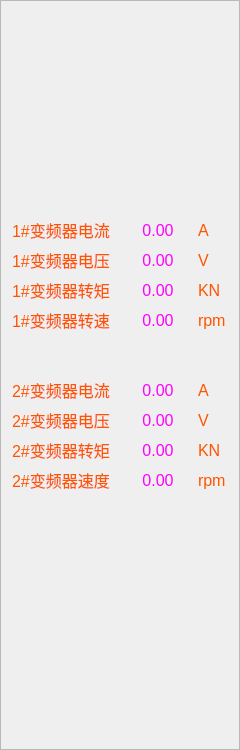
    <widget class="QFrame" name="frame_Right">
     <property name="minimumSize">
      <size>
       <width>230</width>
       <height>750</height>
      </size>
     </property>
     <property name="maximumSize">
      <size>
       <width>240</width>
       <height>16777215</height>
      </size>
     </property>
     <property name="frameShape">
      <enum>QFrame::StyledPanel</enum>
     </property>
     <property name="frameShadow">
      <enum>QFrame::Raised</enum>
     </property>
     <layout class="QGridLayout" name="gridLayout_2">
      <item row="0" column="0">
       <layout class="QVBoxLayout" name="verticalLayout_3">
        <item>
         <spacer name="verticalSpacer_r_T">
          <property name="orientation">
           <enum>Qt::Vertical</enum>
          </property>
          <property name="sizeHint" stdset="0">
           <size>
            <width>20</width>
            <height>40</height>
           </size>
          </property>
         </spacer>
        </item>
        <item>
         <layout class="QVBoxLayout" name="verticalLayout">
          <property name="spacing">
           <number>10</number>
          </property>
          <item>
           <layout class="QHBoxLayout" name="horizontalLayout_12">
            <item>
             <widget class="QLabel" name="label_1A">
              <property name="minimumSize">
               <size>
                <width>110</width>
                <height>20</height>
               </size>
              </property>
              <property name="maximumSize">
               <size>
                <width>110</width>
                <height>20</height>
               </size>
              </property>
              <property name="font">
               <font>
                <pointsize>12</pointsize>
               </font>
              </property>
              <property name="styleSheet">
               <string notr="true">color: rgb(255, 85, 0);</string>
              </property>
              <property name="text">
               <string>1#变频器电流</string>
              </property>
             </widget>
            </item>
            <item>
             <widget class="QLabel" name="label_1AV">
              <property name="minimumSize">
               <size>
                <width>60</width>
                <height>20</height>
               </size>
              </property>
              <property name="maximumSize">
               <size>
                <width>60</width>
                <height>20</height>
               </size>
              </property>
              <property name="font">
               <font>
                <pointsize>12</pointsize>
               </font>
              </property>
              <property name="styleSheet">
               <string notr="true">color: rgb(255, 0, 255);</string>
              </property>
              <property name="text">
               <string>0.00</string>
              </property>
              <property name="alignment">
               <set>Qt::AlignCenter</set>
              </property>
             </widget>
            </item>
            <item>
             <widget class="QLabel" name="label_1AVR">
              <property name="minimumSize">
               <size>
                <width>30</width>
                <height>20</height>
               </size>
              </property>
              <property name="maximumSize">
               <size>
                <width>30</width>
                <height>20</height>
               </size>
              </property>
              <property name="font">
               <font>
                <pointsize>12</pointsize>
               </font>
              </property>
              <property name="styleSheet">
               <string notr="true">color: rgb(255, 85, 0);</string>
              </property>
              <property name="text">
               <string>A</string>
              </property>
             </widget>
            </item>
           </layout>
          </item>
          <item>
           <layout class="QHBoxLayout" name="horizontalLayout_23">
            <item>
             <widget class="QLabel" name="label_39">
              <property name="minimumSize">
               <size>
                <width>110</width>
                <height>20</height>
               </size>
              </property>
              <property name="maximumSize">
               <size>
                <width>110</width>
                <height>20</height>
               </size>
              </property>
              <property name="font">
               <font>
                <pointsize>12</pointsize>
               </font>
              </property>
              <property name="styleSheet">
               <string notr="true">color: rgb(255, 85, 0);</string>
              </property>
              <property name="text">
               <string>1#变频器电压</string>
              </property>
             </widget>
            </item>
            <item>
             <widget class="QLabel" name="label_40">
              <property name="minimumSize">
               <size>
                <width>60</width>
                <height>20</height>
               </size>
              </property>
              <property name="maximumSize">
               <size>
                <width>60</width>
                <height>20</height>
               </size>
              </property>
              <property name="font">
               <font>
                <pointsize>12</pointsize>
               </font>
              </property>
              <property name="styleSheet">
               <string notr="true">color: rgb(255, 0, 255);</string>
              </property>
              <property name="text">
               <string>0.00</string>
              </property>
              <property name="alignment">
               <set>Qt::AlignCenter</set>
              </property>
             </widget>
            </item>
            <item>
             <widget class="QLabel" name="label_41">
              <property name="minimumSize">
               <size>
                <width>30</width>
                <height>20</height>
               </size>
              </property>
              <property name="maximumSize">
               <size>
                <width>30</width>
                <height>20</height>
               </size>
              </property>
              <property name="font">
               <font>
                <pointsize>12</pointsize>
               </font>
              </property>
              <property name="styleSheet">
               <string notr="true">color: rgb(255, 85, 0);</string>
              </property>
              <property name="text">
               <string>V</string>
              </property>
             </widget>
            </item>
           </layout>
          </item>
          <item>
           <layout class="QHBoxLayout" name="horizontalLayout_35">
            <item>
             <widget class="QLabel" name="label_42">
              <property name="minimumSize">
               <size>
                <width>110</width>
                <height>20</height>
               </size>
              </property>
              <property name="maximumSize">
               <size>
                <width>110</width>
                <height>20</height>
               </size>
              </property>
              <property name="font">
               <font>
                <pointsize>12</pointsize>
               </font>
              </property>
              <property name="styleSheet">
               <string notr="true">color: rgb(255, 85, 0);</string>
              </property>
              <property name="text">
               <string>1#变频器转矩</string>
              </property>
             </widget>
            </item>
            <item>
             <widget class="QLabel" name="label_43">
              <property name="minimumSize">
               <size>
                <width>60</width>
                <height>20</height>
               </size>
              </property>
              <property name="maximumSize">
               <size>
                <width>60</width>
                <height>20</height>
               </size>
              </property>
              <property name="font">
               <font>
                <pointsize>12</pointsize>
               </font>
              </property>
              <property name="styleSheet">
               <string notr="true">color: rgb(255, 0, 255);</string>
              </property>
              <property name="text">
               <string>0.00</string>
              </property>
              <property name="alignment">
               <set>Qt::AlignCenter</set>
              </property>
             </widget>
            </item>
            <item>
             <widget class="QLabel" name="label_44">
              <property name="minimumSize">
               <size>
                <width>30</width>
                <height>20</height>
               </size>
              </property>
              <property name="maximumSize">
               <size>
                <width>30</width>
                <height>20</height>
               </size>
              </property>
              <property name="font">
               <font>
                <pointsize>12</pointsize>
               </font>
              </property>
              <property name="styleSheet">
               <string notr="true">color: rgb(255, 85, 0);</string>
              </property>
              <property name="text">
               <string>KN</string>
              </property>
             </widget>
            </item>
           </layout>
          </item>
          <item>
           <layout class="QHBoxLayout" name="horizontalLayout_38">
            <item>
             <widget class="QLabel" name="label_51">
              <property name="minimumSize">
               <size>
                <width>110</width>
                <height>20</height>
               </size>
              </property>
              <property name="maximumSize">
               <size>
                <width>110</width>
                <height>20</height>
               </size>
              </property>
              <property name="font">
               <font>
                <pointsize>12</pointsize>
               </font>
              </property>
              <property name="styleSheet">
               <string notr="true">color: rgb(255, 85, 0);</string>
              </property>
              <property name="text">
               <string>1#变频器转速</string>
              </property>
             </widget>
            </item>
            <item>
             <widget class="QLabel" name="label_52">
              <property name="minimumSize">
               <size>
                <width>60</width>
                <height>20</height>
               </size>
              </property>
              <property name="maximumSize">
               <size>
                <width>60</width>
                <height>20</height>
               </size>
              </property>
              <property name="font">
               <font>
                <pointsize>12</pointsize>
               </font>
              </property>
              <property name="styleSheet">
               <string notr="true">color: rgb(255, 0, 255);</string>
              </property>
              <property name="text">
               <string>0.00</string>
              </property>
              <property name="alignment">
               <set>Qt::AlignCenter</set>
              </property>
             </widget>
            </item>
            <item>
             <widget class="QLabel" name="label_53">
              <property name="minimumSize">
               <size>
                <width>30</width>
                <height>20</height>
               </size>
              </property>
              <property name="maximumSize">
               <size>
                <width>30</width>
                <height>20</height>
               </size>
              </property>
              <property name="font">
               <font>
                <pointsize>12</pointsize>
               </font>
              </property>
              <property name="styleSheet">
               <string notr="true">color: rgb(255, 85, 0);</string>
              </property>
              <property name="text">
               <string>rpm</string>
              </property>
             </widget>
            </item>
           </layout>
          </item>
          <item>
           <spacer name="verticalSpacer_4">
            <property name="orientation">
             <enum>Qt::Vertical</enum>
            </property>
            <property name="sizeHint" stdset="0">
             <size>
              <width>20</width>
              <height>40</height>
             </size>
            </property>
           </spacer>
          </item>
          <item>
           <layout class="QHBoxLayout" name="horizontalLayout_36">
            <item>
             <widget class="QLabel" name="label_45">
              <property name="minimumSize">
               <size>
                <width>110</width>
                <height>20</height>
               </size>
              </property>
              <property name="maximumSize">
               <size>
                <width>110</width>
                <height>20</height>
               </size>
              </property>
              <property name="font">
               <font>
                <pointsize>12</pointsize>
               </font>
              </property>
              <property name="styleSheet">
               <string notr="true">color: rgb(255, 85, 0);</string>
              </property>
              <property name="text">
               <string>2#变频器电流</string>
              </property>
             </widget>
            </item>
            <item>
             <widget class="QLabel" name="label_46">
              <property name="minimumSize">
               <size>
                <width>60</width>
                <height>20</height>
               </size>
              </property>
              <property name="maximumSize">
               <size>
                <width>60</width>
                <height>20</height>
               </size>
              </property>
              <property name="font">
               <font>
                <pointsize>12</pointsize>
               </font>
              </property>
              <property name="styleSheet">
               <string notr="true">color: rgb(255, 0, 255);</string>
              </property>
              <property name="text">
               <string>0.00</string>
              </property>
              <property name="alignment">
               <set>Qt::AlignCenter</set>
              </property>
             </widget>
            </item>
            <item>
             <widget class="QLabel" name="label_47">
              <property name="minimumSize">
               <size>
                <width>30</width>
                <height>20</height>
               </size>
              </property>
              <property name="maximumSize">
               <size>
                <width>30</width>
                <height>20</height>
               </size>
              </property>
              <property name="font">
               <font>
                <pointsize>12</pointsize>
               </font>
              </property>
              <property name="styleSheet">
               <string notr="true">color: rgb(255, 85, 0);</string>
              </property>
              <property name="text">
               <string>A</string>
              </property>
             </widget>
            </item>
           </layout>
          </item>
          <item>
           <layout class="QHBoxLayout" name="horizontalLayout_37">
            <item>
             <widget class="QLabel" name="label_48">
              <property name="minimumSize">
               <size>
                <width>110</width>
                <height>20</height>
               </size>
              </property>
              <property name="maximumSize">
               <size>
                <width>110</width>
                <height>20</height>
               </size>
              </property>
              <property name="font">
               <font>
                <pointsize>12</pointsize>
               </font>
              </property>
              <property name="styleSheet">
               <string notr="true">color: rgb(255, 85, 0);</string>
              </property>
              <property name="text">
               <string>2#变频器电压</string>
              </property>
             </widget>
            </item>
            <item>
             <widget class="QLabel" name="label_49">
              <property name="minimumSize">
               <size>
                <width>60</width>
                <height>20</height>
               </size>
              </property>
              <property name="maximumSize">
               <size>
                <width>60</width>
                <height>20</height>
               </size>
              </property>
              <property name="font">
               <font>
                <pointsize>12</pointsize>
               </font>
              </property>
              <property name="styleSheet">
               <string notr="true">color: rgb(255, 0, 255);</string>
              </property>
              <property name="text">
               <string>0.00</string>
              </property>
              <property name="alignment">
               <set>Qt::AlignCenter</set>
              </property>
             </widget>
            </item>
            <item>
             <widget class="QLabel" name="label_50">
              <property name="minimumSize">
               <size>
                <width>30</width>
                <height>20</height>
               </size>
              </property>
              <property name="maximumSize">
               <size>
                <width>30</width>
                <height>20</height>
               </size>
              </property>
              <property name="font">
               <font>
                <pointsize>12</pointsize>
               </font>
              </property>
              <property name="styleSheet">
               <string notr="true">color: rgb(255, 85, 0);</string>
              </property>
              <property name="text">
               <string>V</string>
              </property>
             </widget>
            </item>
           </layout>
          </item>
          <item>
           <layout class="QHBoxLayout" name="horizontalLayout_41">
            <item>
             <widget class="QLabel" name="label_60">
              <property name="minimumSize">
               <size>
                <width>110</width>
                <height>20</height>
               </size>
              </property>
              <property name="maximumSize">
               <size>
                <width>110</width>
                <height>20</height>
               </size>
              </property>
              <property name="font">
               <font>
                <pointsize>12</pointsize>
               </font>
              </property>
              <property name="styleSheet">
               <string notr="true">color: rgb(255, 85, 0);</string>
              </property>
              <property name="text">
               <string>2#变频器转矩</string>
              </property>
             </widget>
            </item>
            <item>
             <widget class="QLabel" name="label_61">
              <property name="minimumSize">
               <size>
                <width>60</width>
                <height>20</height>
               </size>
              </property>
              <property name="maximumSize">
               <size>
                <width>60</width>
                <height>20</height>
               </size>
              </property>
              <property name="font">
               <font>
                <pointsize>12</pointsize>
               </font>
              </property>
              <property name="styleSheet">
               <string notr="true">color: rgb(255, 0, 255);</string>
              </property>
              <property name="text">
               <string>0.00</string>
              </property>
              <property name="alignment">
               <set>Qt::AlignCenter</set>
              </property>
             </widget>
            </item>
            <item>
             <widget class="QLabel" name="label_62">
              <property name="minimumSize">
               <size>
                <width>30</width>
                <height>20</height>
               </size>
              </property>
              <property name="maximumSize">
               <size>
                <width>30</width>
                <height>20</height>
               </size>
              </property>
              <property name="font">
               <font>
                <pointsize>12</pointsize>
               </font>
              </property>
              <property name="styleSheet">
               <string notr="true">color: rgb(255, 85, 0);</string>
              </property>
              <property name="text">
               <string>KN</string>
              </property>
             </widget>
            </item>
           </layout>
          </item>
          <item>
           <layout class="QHBoxLayout" name="horizontalLayout_39">
            <item>
             <widget class="QLabel" name="label_54">
              <property name="minimumSize">
               <size>
                <width>110</width>
                <height>20</height>
               </size>
              </property>
              <property name="maximumSize">
               <size>
                <width>110</width>
                <height>20</height>
               </size>
              </property>
              <property name="font">
               <font>
                <pointsize>12</pointsize>
               </font>
              </property>
              <property name="styleSheet">
               <string notr="true">color: rgb(255, 85, 0);</string>
              </property>
              <property name="text">
               <string>2#变频器速度</string>
              </property>
             </widget>
            </item>
            <item>
             <widget class="QLabel" name="label_55">
              <property name="minimumSize">
               <size>
                <width>60</width>
                <height>20</height>
               </size>
              </property>
              <property name="maximumSize">
               <size>
                <width>60</width>
                <height>20</height>
               </size>
              </property>
              <property name="font">
               <font>
                <pointsize>12</pointsize>
               </font>
              </property>
              <property name="styleSheet">
               <string notr="true">color: rgb(255, 0, 255);</string>
              </property>
              <property name="text">
               <string>0.00</string>
              </property>
              <property name="alignment">
               <set>Qt::AlignCenter</set>
              </property>
             </widget>
            </item>
            <item>
             <widget class="QLabel" name="label_56">
              <property name="minimumSize">
               <size>
                <width>30</width>
                <height>20</height>
               </size>
              </property>
              <property name="maximumSize">
               <size>
                <width>30</width>
                <height>20</height>
               </size>
              </property>
              <property name="font">
               <font>
                <pointsize>12</pointsize>
               </font>
              </property>
              <property name="styleSheet">
               <string notr="true">color: rgb(255, 85, 0);</string>
              </property>
              <property name="text">
               <string>rpm</string>
              </property>
             </widget>
            </item>
           </layout>
          </item>
          <item>
           <spacer name="verticalSpacer_3">
            <property name="orientation">
             <enum>Qt::Vertical</enum>
            </property>
            <property name="sizeHint" stdset="0">
             <size>
              <width>20</width>
              <height>40</height>
             </size>
            </property>
           </spacer>
          </item>
         </layout>
        </item>
        <item>
         <spacer name="verticalSpacer">
          <property name="orientation">
           <enum>Qt::Vertical</enum>
          </property>
          <property name="sizeHint" stdset="0">
           <size>
            <width>20</width>
            <height>40</height>
           </size>
          </property>
         </spacer>
        </item>
       </layout>
      </item>
     </layout>
    </widget>
